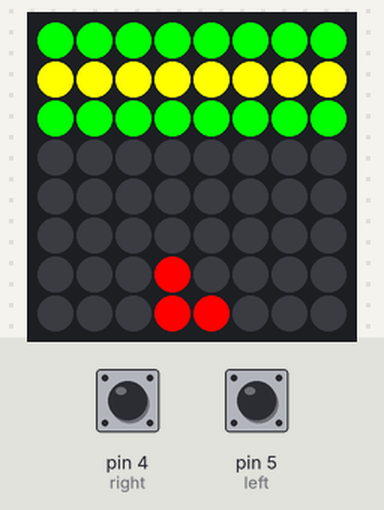
Bench run of a sketch on a simulated Arduino Uno, built with avr-gcc and run on an emulated ATmega328P. On the bench: 8×8 RGB LED matrix (first LED top left, wired row by row). The inputs (shaded band) are chosen by the test bench; at power-on: pin 4 (right) HIGH, pin 5 (left) HIGH.

Above: at 0.08 s.
At 1.2 s:
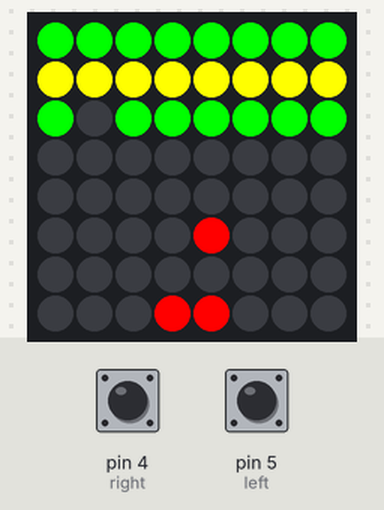
1.3 s: pin 4 (right) pulled LOW for 0.15 s
At 1.9 s:
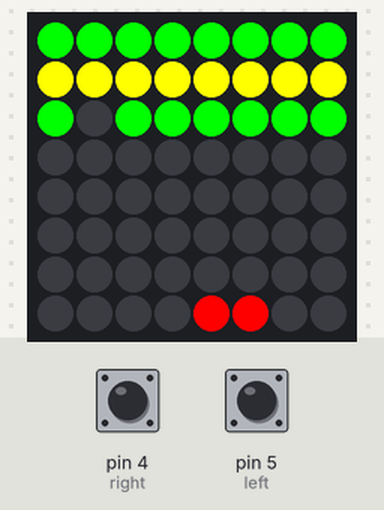
Timing chart, 0 to 4.3 s (numbered marks = the images above; inputs shaded):
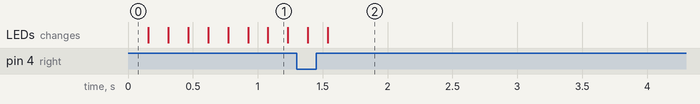

The sketch:

arduino_arkanoid.ino
```cpp
#include <Wire.h>
#include "Adafruit_LEDBackpack.h"
#include "Adafruit_GFX.h"

Adafruit_BicolorMatrix matrix = Adafruit_BicolorMatrix();
const uint8_t left = 5, right = 4; // Buttons
uint8_t ballx = 3, bally = 6; // Current location of the ball
int speedx = -1, speedy = -1; // Ball's speed & direction
uint8_t vaus = 3; // (The thing that we move) Vause's left pixel location
uint8_t board [][8] = {{1,1,1,1,1,1,1,1},{1,1,1,1,1,1,1,1}, // Board 1:brick, 0: no brick
                       {1,1,1,1,1,1,1,1},{0,0,0,0,0,0,0,0},
                       {0,0,0,0,0,0,0,0},{0,0,0,0,0,0,0,0},
                       {0,0,0,0,0,0,0,0},{0,0,0,0,0,0,0,0}
                      };
uint8_t numBricks = 24; // count of bricks
void setup() {
 matrix.begin(0x70);
 pinMode(right, INPUT);
 digitalWrite(right, HIGH);
 pinMode(left, INPUT);
 digitalWrite(left, HIGH);
}
/* Paints the bricks in the display*/
void paintBricks() {
  for(uint8_t i = 0; i<8; i++) {
    for(uint8_t j = 0; j<8; j++){
      if(board[i][j] == 1){
        if(i % 2 == 0)
          matrix.drawPixel(j,i,LED_GREEN); // Consider: hits to break block depending on the colour
        else
          matrix.drawPixel(j,i,LED_YELLOW);
      }
    }
  }
}
/* Paints Vaus in the display*/
void paintVaus() {
  matrix.drawPixel(vaus, 7, LED_RED);
  matrix.drawPixel(vaus + 1,7, LED_RED);
}
/* Paints the ball in the display*/
void paintBall() {
 matrix.drawPixel(ballx, bally, LED_RED);
}
/* Checks the collisions*/
void checkCollisions() {
  if(numBricks > 0) {
    // Bottom
    if(bally == 7) {
      // Check if Vaus is here
      if(ballx == vaus || ballx == vaus + 1) {
        speedy = -1;
	if(ballx == vaus)
	  speedx = -1;
	else speedx = 1;
      } else gameOver();
    }
    // Top
    if(bally == 0){
      if(board[bally][ballx]) {
	board[bally][ballx] = 0;
	numBricks--;
      }
      speedy = 1;
    }
    // Side walls
    if( ballx == 0 || ballx == 7){
      if(board[bally][ballx]) {
        board[bally][ballx] = 0;
	numBricks--;
	speedy = 1;
      }
      speedx = -speedx;
    }
    // Everything else
    if(ballx != 0 && ballx != 7 && bally != 0 && bally != 7){
      if(board[bally][ballx]) {
        board[bally][ballx] = 0;
        numBricks--;
        speedy = 1;
      }
    }
    ballx += speedx;
    bally += speedy;
  } else win();
}
void gameOver() {
  // TODO
}
void win() {
  // TODO
}
void loop() {
   matrix.clear();
   paintBricks();
   paintVaus();
   paintBall();
   matrix.writeDisplay();
   if(!digitalRead(left)){
     if(vaus > 0)
       vaus--;
   }
   if(!digitalRead(right)){
     if(vaus + 1 < 7)
       vaus++;
   }
   checkCollisions();
   delay(150);
}
```
